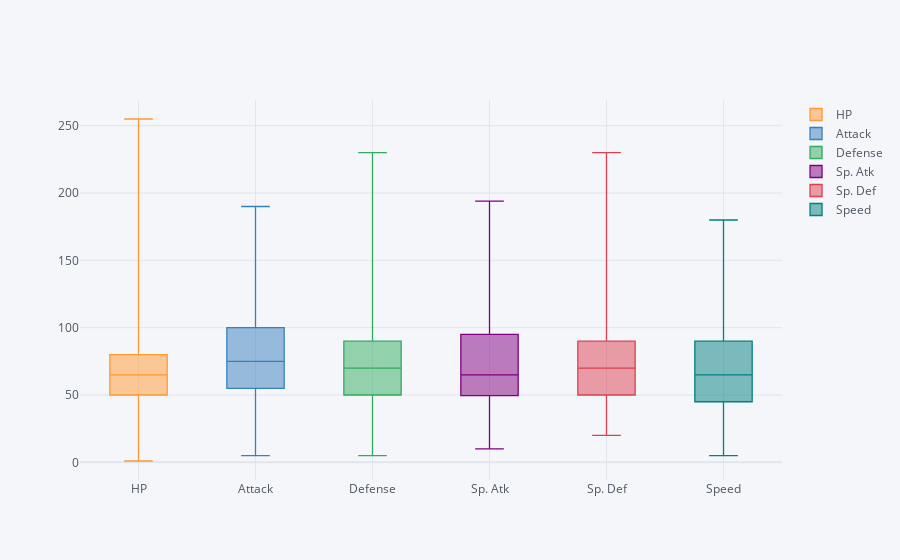

Notebook source saved alongside this figure:
### Markdown cell above
Generating a box plot to demonstrate the shape of the distribution of each stat:

### Code cell
df = df1[['HP', 'Attack', 'Defense', 'Sp. Atk', 'Sp. Def', 'Speed']]
df.iplot(kind='box')

### Figure 1 — Plotly figure (JSON) as saved in the notebook; plotly's stock layout.template omitted (floating-point values rounded to 4 significant figures; data arrays with more than 128 entries replaced by an {"elided": "..."} marker saying what was removed)
{"data": [{"boxpoints": false, "line": {"width": 1.3}, "marker": {"color": "rgba(255, 153, 51, 1.0)"}, "name": "HP", "orientation": "v", "type": "box", "y": {"elided": "800 int values"}}, {"boxpoints": false, "line": {"width": 1.3}, "marker": {"color": "rgba(55, 128, 191, 1.0)"}, "name": "Attack", "orientation": "v", "type": "box", "y": {"elided": "800 int values"}}, {"boxpoints": false, "line": {"width": 1.3}, "marker": {"color": "rgba(50, 171, 96, 1.0)"}, "name": "Defense", "orientation": "v", "type": "box", "y": {"elided": "800 int values"}}, {"boxpoints": false, "line": {"width": 1.3}, "marker": {"color": "rgba(128, 0, 128, 1.0)"}, "name": "Sp. Atk", "orientation": "v", "type": "box", "y": {"elided": "800 int values"}}, {"boxpoints": false, "line": {"width": 1.3}, "marker": {"color": "rgba(219, 64, 82, 1.0)"}, "name": "Sp. Def", "orientation": "v", "type": "box", "y": {"elided": "800 int values"}}, {"boxpoints": false, "line": {"width": 1.3}, "marker": {"color": "rgba(0, 128, 128, 1.0)"}, "name": "Speed", "orientation": "v", "type": "box", "y": {"elided": "800 int values"}}], "layout": {"legend": {"bgcolor": "#F5F6F9", "font": {"color": "#4D5663"}}, "paper_bgcolor": "#F5F6F9", "plot_bgcolor": "#F5F6F9", "title": {"font": {"color": "#4D5663"}}, "xaxis": {"gridcolor": "#E1E5ED", "showgrid": true, "tickfont": {"color": "#4D5663"}, "title": {"font": {"color": "#4D5663"}, "text": ""}, "zerolinecolor": "#E1E5ED"}, "yaxis": {"gridcolor": "#E1E5ED", "showgrid": true, "tickfont": {"color": "#4D5663"}, "title": {"font": {"color": "#4D5663"}, "text": ""}, "zerolinecolor": "#E1E5ED"}}}
